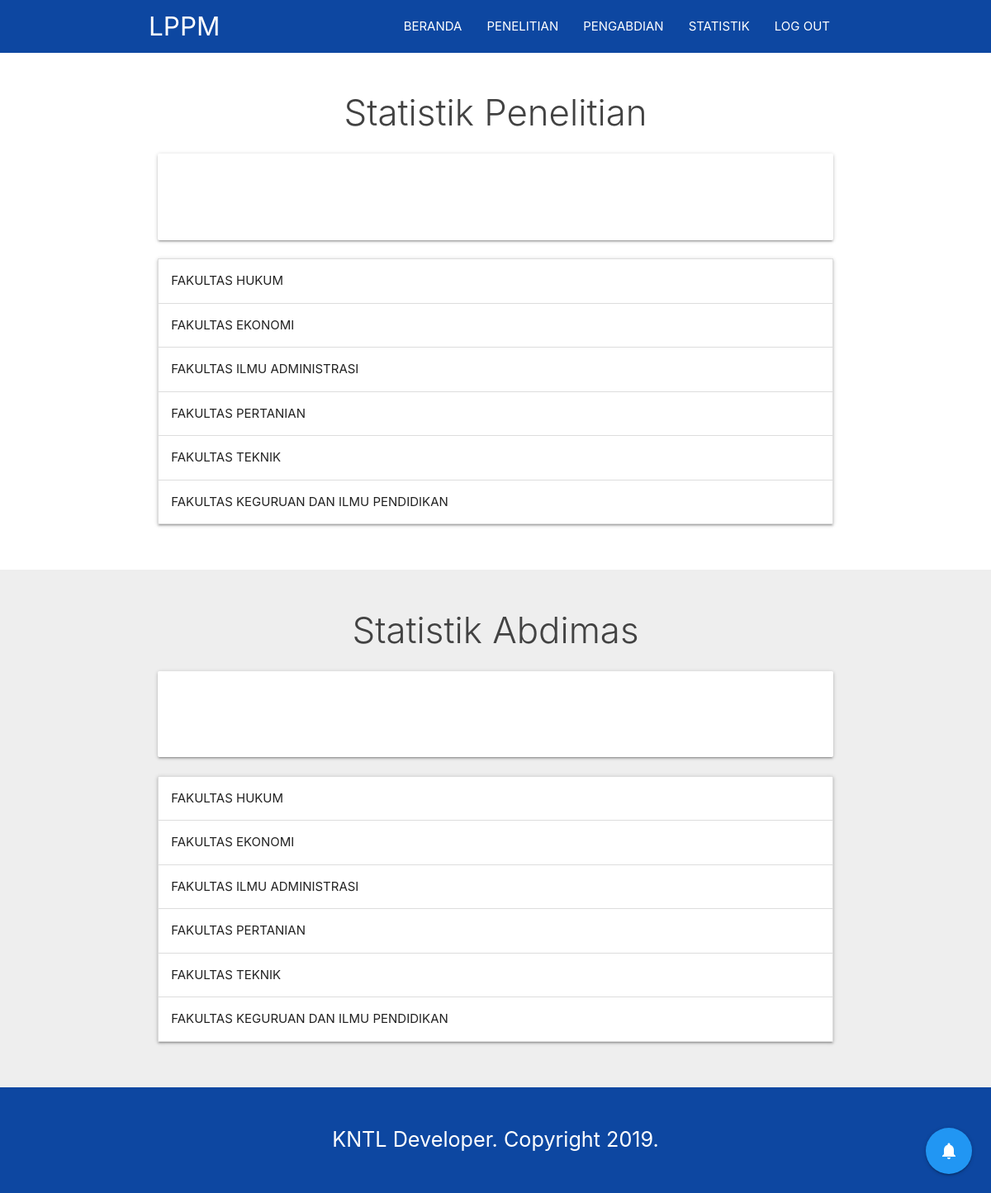
The app's page /home/statistik/ (signed in) with its own data.
### lppm/models.py (models this page shows, shortened)
class Fakultas(models.Model):
	fakultas_id = models.CharField(max_length=2, blank=False)
	fakultas_nama = models.CharField(max_length=35, blank=False)

### lppm/views.py (the view)
# urls.py: path('home/statistik/', views.statistik, name='statistik'),
@login_required
def statistik(request):
	statistik = True
	try:
		user = get_object_or_404(User, pk=request.user.pk)
	except:
		user = ""
	fakultas = Fakultas.objects.all()
	penelitian = {}
	pengabdian = {}
	for i in fakultas:
		penelitian[i.fakultas_nama] = {}
		pengabdian[i.fakultas_nama] = {}
		prodi = Prodi.objects.filter(fakultas=i)
		for j in prodi:
			penelitian[i.fakultas_nama][j.prodi_nama] = len(Penelitian.objects.filter(dosen__prodi=j).exclude(status=False))
			pengabdian[i.fakultas_nama][j.prodi_nama] = len(Pengabdian.objects.filter(dosen__prodi=j).exclude(status=False))
	context = {
		'user': user,
		'statistik': statistik,
		'penelitian': penelitian,
		'pengabdian': pengabdian,
	}
	return render(request, '1blood-2/statistik.html', context)

### templates/1blood-2/statistik.html (shortened to what this page needs)
{% load staticfiles %}
<!DOCTYPE html>
<html>
  <head>
    <link type="text/css" rel="stylesheet" href="{% static '1blood-2/css/materialize.min.css' %}"  media="screen,projection and (min-width: 45em)"/>
    <link rel="stylesheet" href="{% static '1blood-2/css/animate.css' %}">
    <link rel="stylesheet" href="{% static '1blood-2/css/style.css' %}"/>
    <link href="{% static 'alertify/css/alertify.min.css' %}" rel="stylesheet">
    <link href="{% static 'alertify/css/themes/default.min.css' %}" rel="stylesheet">
  </head>
  <body class="scrollspy">
    {% block navbar %}
    <div class="navbar-fixed">
      <nav>
        <div class="container">
          <div class="nav-wrapper">
            <a href="#home" class="brand-logo">LPPM</a>
            <ul class="right hide-on-med-and-down">
              <li><a href="{% url 'lppm:home' %}" class="menu">BERANDA</a></li>
              <li {% if penelitian_list_self %}class="active"{% endif %}><a href="{% url 'lppm:penelitian_list_self' %}" class="menu">PENELITIAN</a></li>
              <li {% if pengabdian_list_self %}class="active"{% endif %}><a href="{% url 'lppm:pengabdian_list_self' %}" class="menu">PENGABDIAN</a></li>
              <li><a href="#" class="menu">STATISTIK</a></li>
              <li><a href="{% url 'lppm:logout' %}" class="menu ">LOG OUT</a></li>
            </ul>
          </div>
        </div>
      </nav>
    </div>
    {% endblock navbar %}
    {% block content %}
    <section id="penelitian" class="about scrollspy">
      <div class="container">
        <div class="row">
          <h3 class="center light grey-text text-darken-3">Statistik Penelitian</h3>
          <div class="col s12 light">
            <div class="card-panel wow slideInLeft" data-wow-duration="1s" data-wow-delay: "0.5s">
                <canvas id="myChart" width="110" height="50"></canvas>
            </div>
          </div>
          <div class="col s12 light wow fadeIn" data-wow-duration="2s" data-wow-delay: "1.5s">
            <ul class="collapsible">
              {% for afk, afk1 in penelitian.items %}
              <li>
                <div class="collapsible-header"><b>FAKULTAS {{ afk }}</b></div>
              </li>
              {% endfor %}
            </ul>
          </div>
        </div>
      </div>
    </section>
    <section id="services" class="services grey lighten-3 scrollspy">
      <div class="container">
        <div class="row">
          <h3 class="center light grey-text text-darken-3">Statistik Abdimas</h3>
          <div class="col s12 light">
            <div class="card-panel wow slideInLeft" data-wow-duration="1s" data-wow-delay: "0.5s">
                <canvas id="myChart2" width="110" height="50"></canvas>
            </div>
          </div>
          <div class="col s12 light wow fadeIn" data-wow-duration="2s" data-wow-delay: "1.5s">
            <ul class="collapsible white">
              {% for afk, afk1 in pengabdian.items %}
              <li>
                <div class="collapsible-header"><b>FAKULTAS {{ afk }}</b></div>
              </li>
              {% endfor %}
            </ul>
          </div>
        </div>
    </section>
    <div class="fixed-action-btn">
      <a class="btn-floating btn-large blue modal-trigger " data-target="modalnotif">
        <i class="large material-icons">notifications</i>
      </a>
    </div>
    {% endblock content %}
    {% block footer %}
    <footer class="blue darken-4 white-text center">
      <p class="flow-text">KNTL Developer. Copyright 2019.</p>
    </footer>
    {% endblock footer %}
</body>
</html>

### static/1blood-2/css/style.css (style rules this page uses)
nav { background-color:transparent; box-shadow: 0 0 0; }
section, footer { padding: 20px 0; }

### templates/1blood-2/statistik.html (style rules this page uses)
nav { background-color: #0D47A1; }

### records on screen
Fakultas: penelitian "HUKUM", pengabdian "HUKUM"
Fakultas: penelitian "EKONOMI", pengabdian "EKONOMI"
Fakultas: penelitian "ILMU ADMINISTRASI", pengabdian "ILMU ADMINISTRASI"
Fakultas: penelitian "PERTANIAN", pengabdian "PERTANIAN"
Fakultas: penelitian "TEKNIK", pengabdian "TEKNIK"
Fakultas: penelitian "KEGURUAN DAN ILMU PENDIDIKAN", pengabdian "KEGURUAN DAN ILMU PENDIDIKAN"
